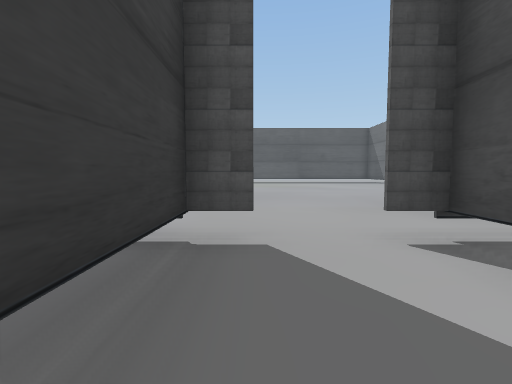
[1] (above)

16 first-person views from a walk through a Unity game level. The camera is 1.5 m above the floor, tilts 4° down and sees 85° across. The floor is counted in squares, 2 m on a side. Each view is taken from the middle of a square. On the plan, view 1 faces up. The plan holds only what a view shows up to about 10 squares ahead; the rest is blank. The place goes on beyond the plan. The player character is not drawn. Door leaves are left out, so doorways stand open. Some surface patterns are stand-ins.

[2]
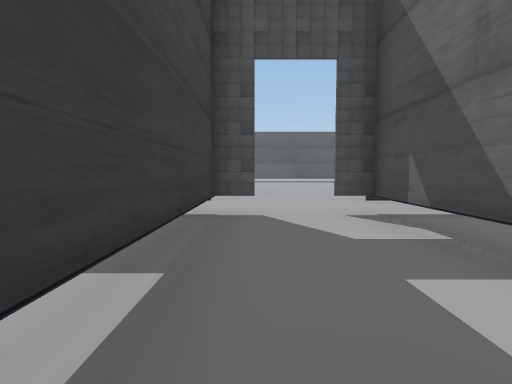

[3]
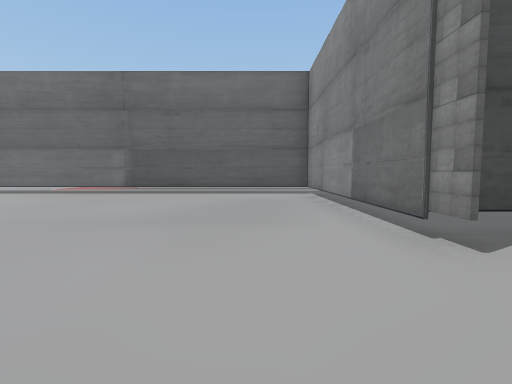

[4]
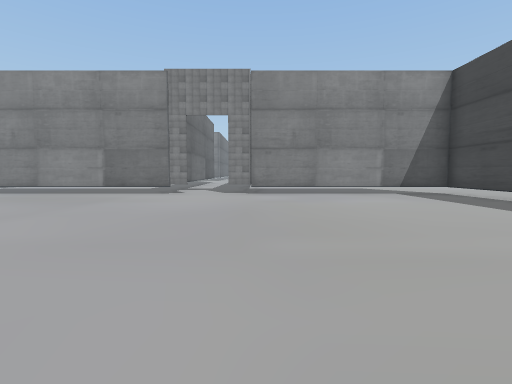

[5]
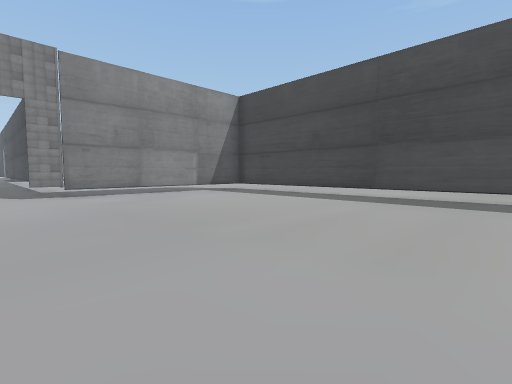

[6]
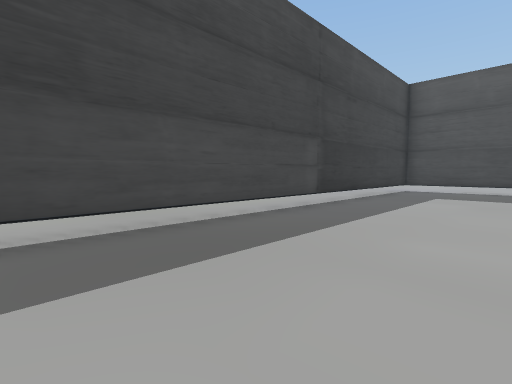

[7]
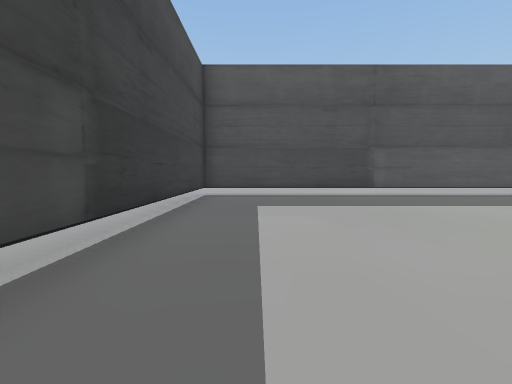

[8]
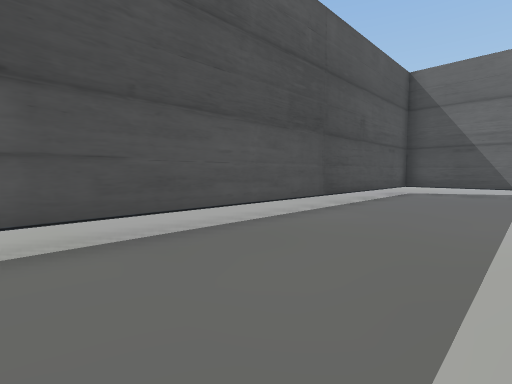

[9]
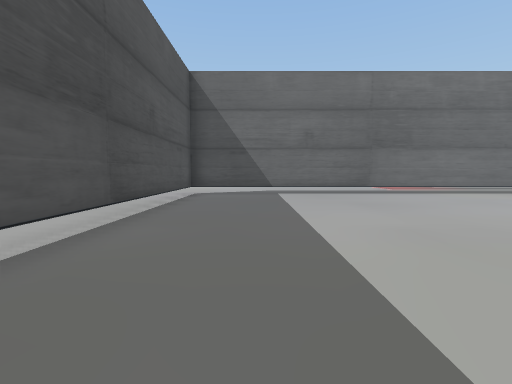

[10]
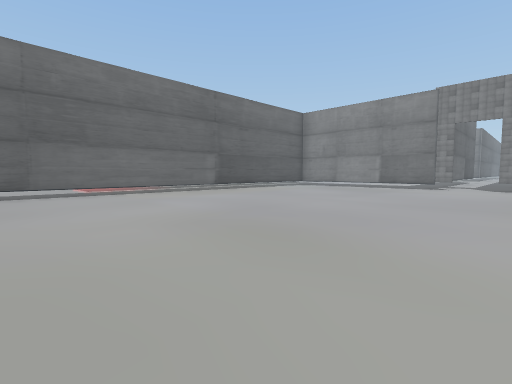

[11]
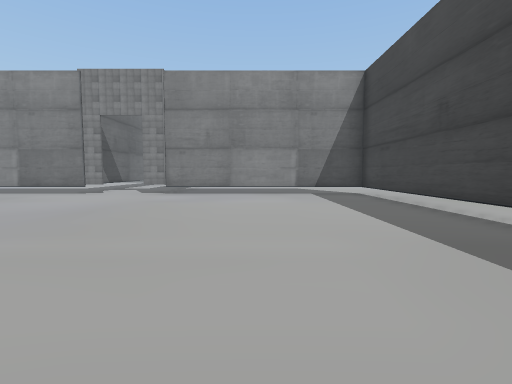

[12]
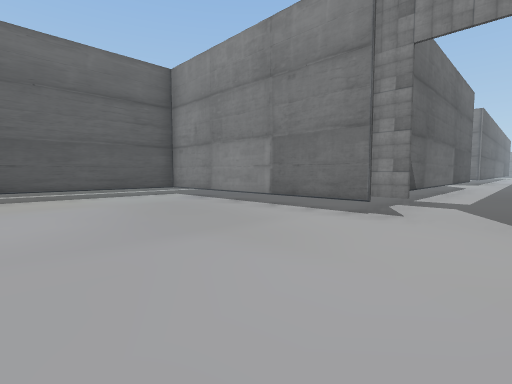

[13]
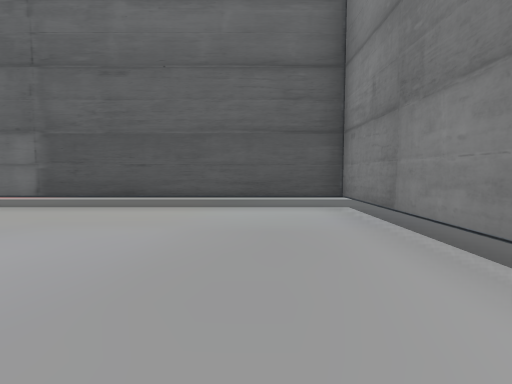

[14]
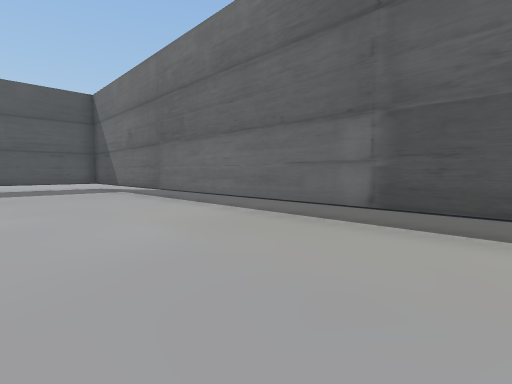

[15]
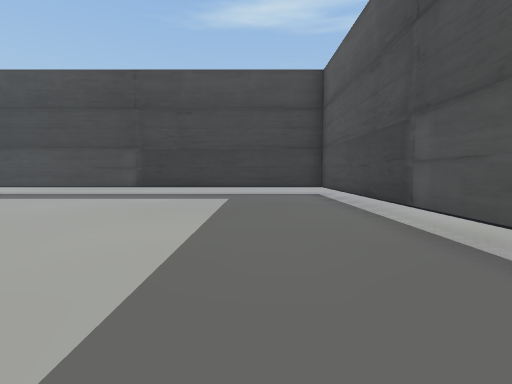

[16]
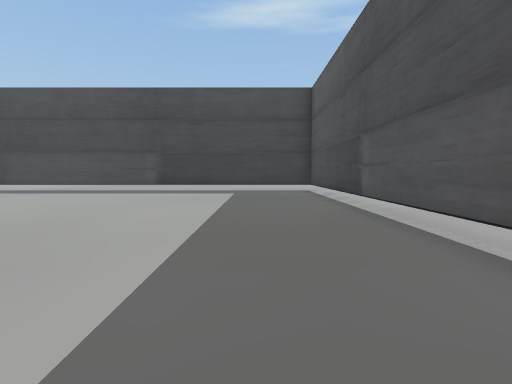

### Floor plan
Key: @ floor where view 1 was taken; # wall or solid block; . floor; D open door; T thing the floor can be seen under or through.
Columns run from 11 left of view 1 to 11 right of it. Each row starts with its distance up from view 1.
 23    ..................
 22    ##TTTTTTTTTTTTTT##
 21    #................T.
 20    #................T.
 19   .#................T
 18   .T................T
 17   .T................T.
 16   .T................T..
 15   .T................T..
 14   .T................T.
 13   .T................T.
 12 ...T................T.
 11 ...T................T.
 10  ..T................T.
  9   .T................T.
  8   .T................T.
  7   .T................T.
  6   .T................T.
  5   .T................T.
  4   .T................T.
  3   .########DDTTTTTTTT.
  2          .#..T........
  1           #..T.....
  0           #@.T..
 -1           #..T.
 -2            ..#.

Positions as (right, up) in squares from view 1, and headings:
1: (0, 0), facing up
2: (0, -2), facing up
3: (-1, 5), facing right
4: (-1, 13), facing down
5: (1, 13), facing down-left
6: (-4, 10), facing up-left
7: (-6, 13), facing up
8: (-2, 19), facing up-right
9: (-1, 20), facing right
10: (-1, 17), facing down-right
11: (-4, 13), facing down
12: (0, 8), facing down-right
13: (3, 5), facing right
14: (5, 8), facing up-right
15: (2, 20), facing left
16: (4, 20), facing left
